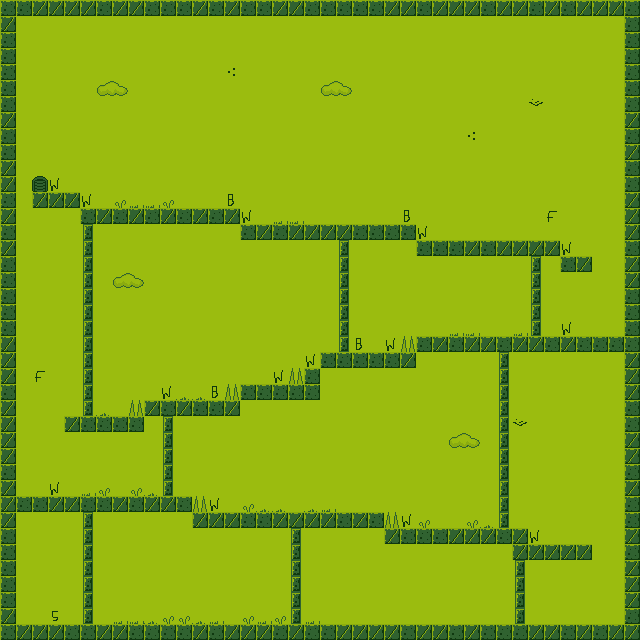

Rendered tile map (Tiled .tmx) drawn with the repository's tilesets; below, a short description and the full map source, tile grids included:
An orthogonal 40x40 tile map with 16x16 px tiles, 1 tile layer (Tile Layer 1).

<map version="1.0" orientation="orthogonal" renderorder="right-down" width="40" height="40" tilewidth="16" tileheight="16" nextobjectid="1">
 <tileset firstgid="1" name="tiles" tilewidth="16" tileheight="16">
  <image source="tiles.png" width="128" height="160" />
 </tileset>
 <layer name="Tile Layer 1" width="40" height="40">
  <data encoding="csv">
22,22,14,14,14,14,22,14,14,22,22,22,14,22,14,22,22,14,14,22,22,22,22,22,14,14,22,14,14,14,22,14,14,22,14,22,14,14,14,22,
14,19,19,19,19,19,19,19,19,19,19,19,19,19,19,19,19,19,19,19,19,19,19,19,19,19,19,19,19,19,19,19,19,19,19,19,19,19,19,22,
22,19,19,19,19,19,19,19,19,19,19,19,19,19,19,19,19,19,19,19,19,19,19,19,19,19,19,19,19,19,19,19,19,19,19,19,19,19,19,22,
22,19,19,19,19,19,19,19,19,19,19,19,19,19,19,19,19,19,19,19,19,19,19,19,19,19,19,19,19,19,19,19,19,19,19,19,19,19,19,22,
22,19,19,19,19,19,19,19,19,19,19,19,19,19,12,19,19,19,19,19,19,19,19,19,19,19,19,19,19,19,19,19,19,19,19,19,19,19,19,22,
22,19,19,19,19,19,52,53,19,19,19,19,19,19,19,19,19,19,19,19,52,53,19,19,19,19,19,19,19,19,19,19,19,19,19,19,19,19,19,22,
22,19,19,19,19,19,19,19,19,19,19,19,19,19,19,19,19,19,19,19,19,19,19,19,19,19,19,19,19,19,19,19,19,11,19,19,19,19,19,22,
14,19,19,19,19,19,19,19,19,19,19,19,19,19,19,19,19,19,19,19,19,19,19,19,19,19,19,19,19,19,19,19,19,19,19,19,19,19,19,14,
22,19,19,19,19,19,19,19,19,19,19,19,19,19,19,19,19,19,19,19,19,19,19,19,19,19,19,19,19,12,19,19,19,19,19,19,19,19,19,22,
22,19,19,19,19,19,19,19,19,19,19,19,19,19,19,19,19,19,19,19,19,19,19,19,19,19,19,19,19,19,19,19,19,19,19,19,19,19,19,14,
14,19,19,19,19,19,19,19,19,19,19,19,19,19,19,19,19,19,19,19,19,19,19,19,19,19,19,19,19,19,19,19,19,19,19,19,19,19,19,22,
14,19,48,62,19,19,19,19,19,19,19,19,19,19,19,19,19,19,19,19,19,19,19,19,19,19,19,19,19,19,19,19,19,19,19,19,19,19,19,22,
22,19,14,14,14,62,19,20,17,17,20,19,19,19,63,19,19,19,19,19,19,19,19,19,19,19,19,19,19,19,19,19,19,19,19,19,19,19,19,14,
14,19,19,19,19,22,14,22,14,22,14,22,14,22,14,62,19,17,17,19,19,19,19,19,19,63,19,19,19,19,19,19,19,19,64,19,19,19,19,14,
22,19,19,19,19,45,19,19,19,19,19,19,19,19,19,22,14,22,14,14,14,14,22,22,22,22,62,19,19,19,19,19,19,19,19,19,19,19,19,14,
14,19,19,19,19,45,19,19,19,19,19,19,19,19,19,19,19,19,19,19,19,45,19,19,19,19,22,22,22,14,22,14,14,14,14,62,19,19,19,22,
22,19,19,19,19,45,19,19,19,19,19,19,19,19,19,19,19,19,19,19,19,45,19,19,19,19,19,19,19,19,19,19,19,45,19,22,14,19,19,14,
22,19,19,19,19,45,19,52,53,19,19,19,19,19,19,19,19,19,19,19,19,45,19,19,19,19,19,19,19,19,19,19,19,45,19,19,19,19,19,14,
22,19,19,19,19,45,19,19,19,19,19,19,19,19,19,19,19,19,19,19,19,45,19,19,19,19,19,19,19,19,19,19,19,45,19,19,19,19,19,22,
22,19,19,19,19,45,19,19,19,19,19,19,19,19,19,19,19,19,19,19,19,45,19,19,19,19,19,19,19,19,19,19,19,45,19,19,19,19,19,22,
22,19,19,19,19,45,19,19,19,19,19,19,19,19,19,19,19,19,19,19,19,45,19,19,19,19,19,19,17,17,19,19,17,45,19,62,19,19,19,22,
14,19,19,19,19,45,19,19,19,19,19,19,19,19,19,19,19,19,19,19,19,45,63,19,62,46,22,14,22,14,14,22,14,14,22,14,22,22,22,22,
14,19,19,19,19,45,19,19,19,19,19,19,19,19,19,19,19,19,19,62,22,22,22,22,22,14,19,19,19,19,19,45,19,19,19,19,19,19,19,14,
14,19,64,19,19,45,19,19,19,19,19,19,19,19,19,19,19,62,46,22,19,19,19,19,19,19,19,19,19,19,19,45,19,19,19,19,19,19,19,14,
22,19,19,19,19,45,19,19,19,19,62,18,18,63,46,22,22,22,22,22,19,19,19,19,19,19,19,19,19,19,19,45,19,19,19,19,19,19,19,14,
14,19,19,19,19,45,18,19,46,14,22,14,22,22,14,19,19,19,19,19,19,19,19,19,19,19,19,19,19,19,19,45,19,19,19,19,19,19,19,22,
14,19,19,19,14,22,22,22,22,19,45,19,19,19,19,19,19,19,19,19,19,19,19,19,19,19,19,19,19,19,19,45,11,19,19,19,19,19,19,22,
14,19,19,19,19,19,19,19,19,19,45,19,19,19,19,19,19,19,19,19,19,19,19,19,19,19,19,19,52,53,19,45,19,19,19,19,19,19,19,14,
14,19,19,19,19,19,19,19,19,19,45,19,19,19,19,19,19,19,19,19,19,19,19,19,19,19,19,19,19,19,19,45,19,19,19,19,19,19,19,14,
22,19,19,19,19,19,19,19,19,19,45,19,19,19,19,19,19,19,19,19,19,19,19,19,19,19,19,19,19,19,19,45,19,19,19,19,19,19,19,22,
14,19,19,62,19,17,20,19,20,18,45,19,19,19,19,19,19,19,19,19,19,19,19,19,19,19,19,19,19,19,19,45,19,19,19,19,19,19,19,14,
14,22,22,14,14,22,22,14,22,14,14,22,46,62,19,20,18,18,19,18,17,19,19,19,19,19,19,19,19,19,19,45,19,19,19,19,19,19,19,22,
14,19,19,19,19,45,19,19,19,19,19,19,14,14,14,22,22,14,14,14,14,22,14,22,46,62,20,19,19,20,18,45,19,19,19,19,19,19,19,22,
22,19,19,19,19,45,19,19,19,19,19,19,19,19,19,19,19,19,45,19,19,19,19,19,14,22,22,22,14,14,14,22,14,62,19,19,19,19,19,14,
22,19,19,19,19,45,19,19,19,19,19,19,19,19,19,19,19,19,45,19,19,19,19,19,19,19,19,19,19,19,19,19,14,14,14,14,14,19,19,22,
22,19,19,19,19,45,19,19,19,19,19,19,19,19,19,19,19,19,45,19,19,19,19,19,19,19,19,19,19,19,19,19,45,19,19,19,19,19,19,14,
22,19,19,19,19,45,19,19,19,19,19,19,19,19,19,19,19,19,45,19,19,19,19,19,19,19,19,19,19,19,19,19,45,19,19,19,19,19,19,14,
22,19,19,19,19,45,19,19,19,19,19,19,19,19,19,19,19,19,45,19,19,19,19,19,19,19,19,19,19,19,19,19,45,19,19,19,19,19,19,14,
14,19,19,61,19,45,19,17,17,18,20,20,18,17,19,20,17,20,45,17,19,19,19,19,19,19,19,19,19,19,19,19,45,19,19,19,19,19,19,22,
22,14,14,14,22,22,14,14,22,22,22,22,14,22,14,14,14,22,14,22,22,14,14,14,14,22,14,14,22,14,22,22,22,14,14,22,14,22,14,14
</data>
 </layer>
</map>
